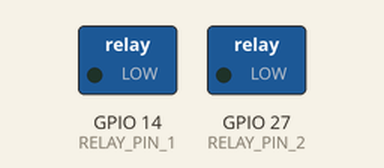
Simulated run of this sketch. Board: ESP32. Parts: switched loads named in the sketch (green lamp = pin HIGH). WiFi joins after 1.5 s; servers stay silent unless stated; what the sketch prints to the serial monitor is not drawn.

Above: at 0.1 s.
At 2.3 s:
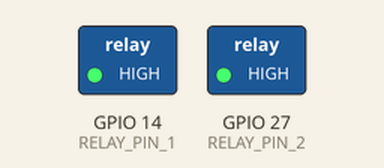
Timing chart, 0 to 3.8 s (numbered marks = the images above):
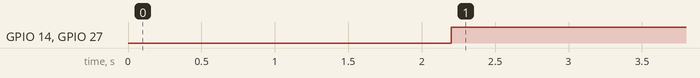

Measured:
- by itself, GPIO 14 (RELAY_PIN_1), GPIO 27 (RELAY_PIN_2): LOW → HIGH at 2.2 s

The sketch:

ESP_2_Server_InterfaceESP2_2.ino
```cpp
#include <WiFi.h>
#include <HTTPClient.h>
#include <Wire.h>

const char* ssid = "ESP32-Access-Point";
const char* password = "123456789";

//Your IP address or domain name with URL path
const char* serverData = "http://192.168.4.1/data";


unsigned long previousMillis = 0;
const long interval = 2000;
String get_data;


#define RELAY_PIN_1 14 // ESP32 pin GIOP16 connected to the IN pin of relay
#define RELAY_PIN_2 27

void setup() {
  Serial.begin(115200);

  pinMode(RELAY_PIN_1, OUTPUT);
  pinMode(RELAY_PIN_2, OUTPUT);
  WiFi.begin(ssid, password);
  Serial.println("Connecting");
  while(WiFi.status() != WL_CONNECTED) {
    delay(500);
    Serial.print(".");
  }
  Serial.println("");
  Serial.print("Connected to WiFi network with IP Address: ");
  Serial.println(WiFi.localIP());
}

void loop() {
  unsigned long currentMillis = millis();

  if(currentMillis - previousMillis >= interval) {
     // Check WiFi connection status
    if(WiFi.status()== WL_CONNECTED ){
      get_data = httpGETRequest(serverData);
      Serial.println(get_data);
       digitalWrite(RELAY_PIN_1, HIGH);
       digitalWrite(RELAY_PIN_2, HIGH);
      if(get_data == "1"){
        digitalWrite(RELAY_PIN_1, LOW);
      }
      if(get_data == "2"){
        digitalWrite(RELAY_PIN_1, LOW);
        digitalWrite(RELAY_PIN_2, LOW);
      }
      else if(get_data == "3"){
        delay(50);
        digitalWrite(RELAY_PIN_1, HIGH);
        digitalWrite(RELAY_PIN_2, HIGH);
      }
      // save the last HTTP GET Request
      previousMillis = currentMillis;
    }
    else {
      Serial.println("WiFi Disconnected");
    }
  }
}

String httpGETRequest(const char* serverName) {
  WiFiClient client;
  HTTPClient http;

  // Your Domain name with URL path or IP address with path
  http.begin(client, serverName);

  // Send HTTP POST request
  int httpResponseCode = http.GET();

  String payload = "--";

  if (httpResponseCode>0) {
    Serial.print("HTTP Response code: ");
    Serial.println(httpResponseCode);
    payload = http.getString();
  }
  else {
    Serial.print("Error code: ");
    Serial.println(httpResponseCode);
  }
  // Free resources
  http.end();

  return payload;
}
```
